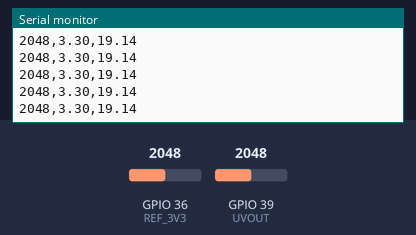
Bench run of a program on a simulated ESP32. Parts: the last lines printed to the serial monitor. The test bench sets the inputs (shaded band); at power-on: GPIO 36 (REF_3V3) = 2048, GPIO 39 (UVOUT) = 2048.

Above: at 1.2 s.
1.3 s: GPIO 36 (REF_3V3) set to 0
At 1.57 s:
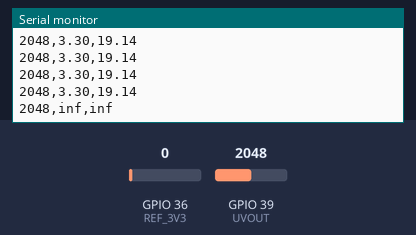
3.3 s: GPIO 39 (UVOUT) set to 0
At 3.59 s:
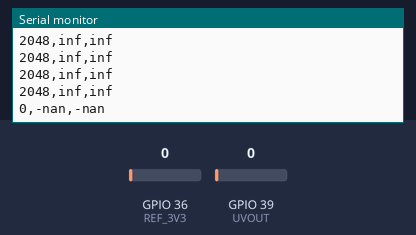
5.3 s: GPIO 36 (REF_3V3) set to 491
At 5.41 s:
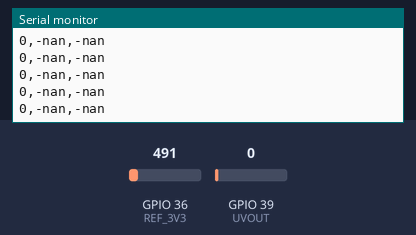
6.8 s: GPIO 39 (UVOUT) set to 491
At 6.82 s:
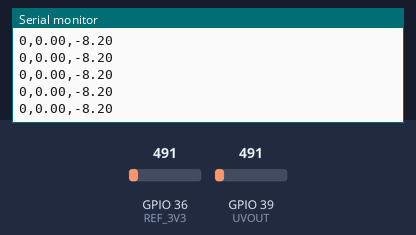
Timing chart, 0 to 9.3 s (numbered marks = the images above; inputs shaded):
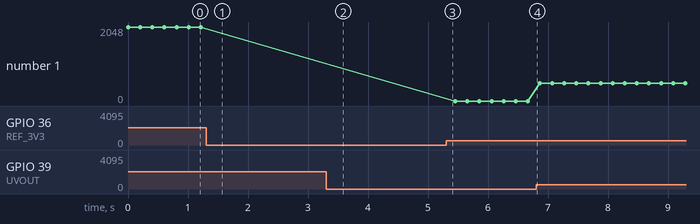

Measured:
- after the input at 1.3 s, the serial monitor: prints a new line after 0.12 s (image 1)
- after the input at 3.3 s, the serial monitor: prints a new line after 0.13 s (image 2)
- plotted number 1: 0 → 491 after the input at 6.8 s

The program:

main.cpp
```cpp
#include <SPI.h>
#include <Wire.h>
#include <Adafruit_GFX.h>

int REF_3V3 = 36; //3.3V power on the ESP32 board
int UVOUT = 39; //Output from the sensor


void setup()
{
  Serial.begin(9600);
  pinMode(UVOUT, INPUT);
  pinMode(REF_3V3, INPUT);
}

//Takes an average of readings on a given pin
//Returns the average
int averageAnalogRead(int pinToRead)
{
  byte numberOfReadings = 8;
  unsigned int runningValue = 0;

  for(int x = 0 ; x < numberOfReadings ; x++)
    runningValue += analogRead(pinToRead);
  runningValue /= numberOfReadings;

  return(runningValue);
}

float mapfloat(float x, float in_min, float in_max, float out_min, float out_max)
{
  return (x - in_min) * (out_max - out_min) / (in_max - in_min) + out_min;
}

void loop()
{
  int uvLevel = averageAnalogRead(UVOUT);
  int refLevel = averageAnalogRead(REF_3V3);

  //Use the 3.3V power pin as a reference to get a very accurate output value from sensor
  float outputVoltage = 3.3 / refLevel * uvLevel;

  float uvIntensity = mapfloat(outputVoltage, 0.99, 2.8, 0.0, 15.0); //Convert the voltage to a UV intensity level
  /*
  Serial.print("output: ");
  Serial.print(refLevel);

  Serial.print(" ML8511 output: ");
  Serial.print(uvLevel);

  Serial.print(" / ML8511 voltage: ");
  Serial.print(outputVoltage);

  Serial.print(" / UV Intensity (mW/cm^2): ");
  Serial.print(uvIntensity);
   */

  Serial.printf("%i,%.2f,%.2f",uvLevel,outputVoltage,uvIntensity);
  Serial.printf("\n");

  delay(200);
}
```
